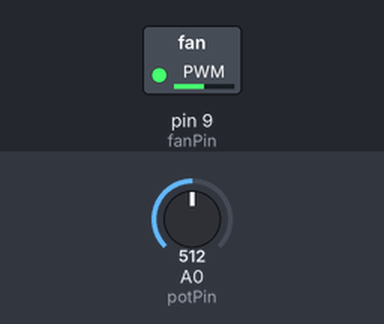
This sketch was run on a simulated Arduino Uno, built with avr-gcc and run on an emulated ATmega328P. On the bench: switched loads named in the sketch (green lamp = pin HIGH). Inputs (shaded band) come from the test bench; at power-on: A0 (potPin) = 512.

Above: at 1.2 s.
1.3 s: A0 (potPin) set to 716
At 2.0 s:
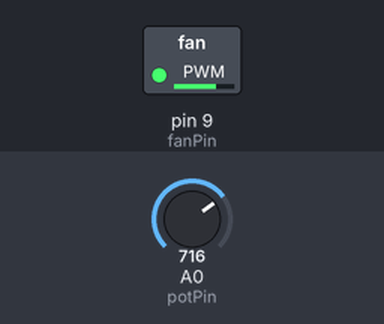
2.8 s: A0 (potPin) set to 900
At 6.1 s:
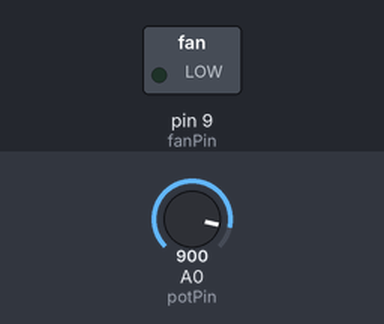
Timing chart, 0 to 7.6 s (numbered marks = the images above; inputs shaded):
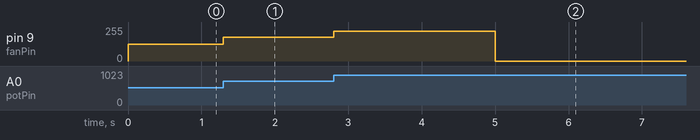

The sketch:

LAAB4E2.2.ino
```cpp
const int fanPin = 9;       // PWM pin to fan (through Darlington)
const int potPin = A0;      // Potentiometer pin
const int onDuration = 5000;    // Fan ON duration in ms (5 sec)
const int cycleDuration = 15000; // Total cycle duration in ms (15 sec)

unsigned long previousMillis = 0;

void setup() {
  pinMode(fanPin, OUTPUT);
}

void loop() {
  unsigned long currentMillis = millis();
  int potValue = analogRead(potPin);            // Read potentiometer
  int pwmValue = map(potValue, 0, 1023, 0, 255); // Map to PWM

  // Determine if fan should be ON or OFF
  if ((currentMillis % cycleDuration) < onDuration) {
    analogWrite(fanPin, pwmValue); // PWM fan speed
  } else {
    analogWrite(fanPin, 0);        // Turn fan off
  }
}
```

Measured:
- after the input at 1.3 s, pin 9 (fanPin): 127/255 → 178/255 at once
- after the input at 2.8 s, pin 9 (fanPin): 178/255 → 224/255 at once, → 0/255 2.2 s later
